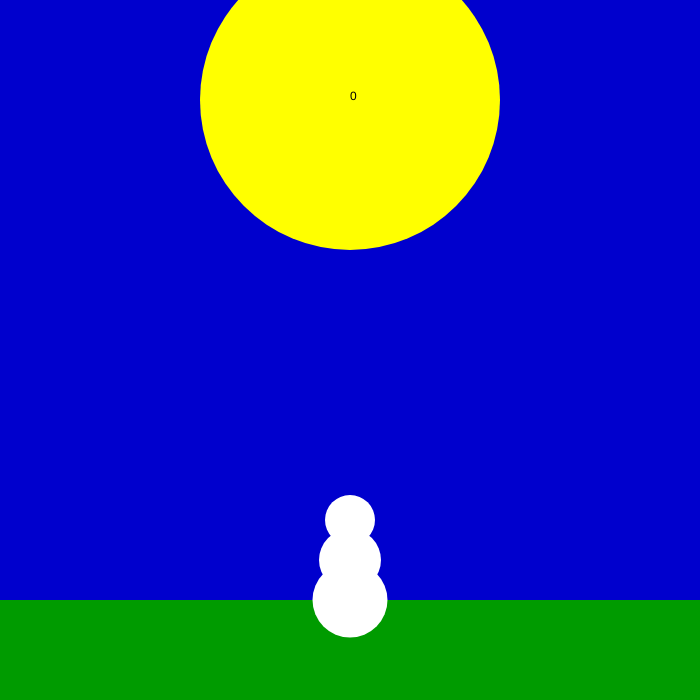
Frame 1 (no input)
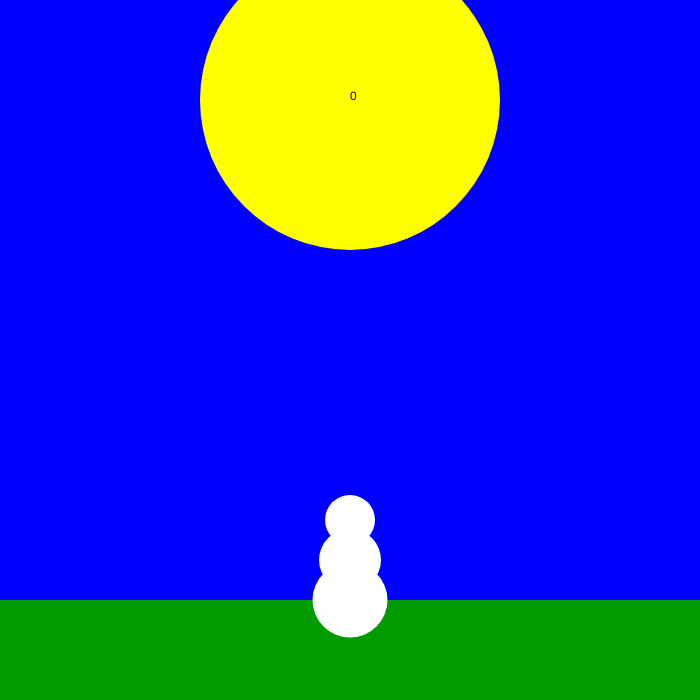
Frame 60 (no input)
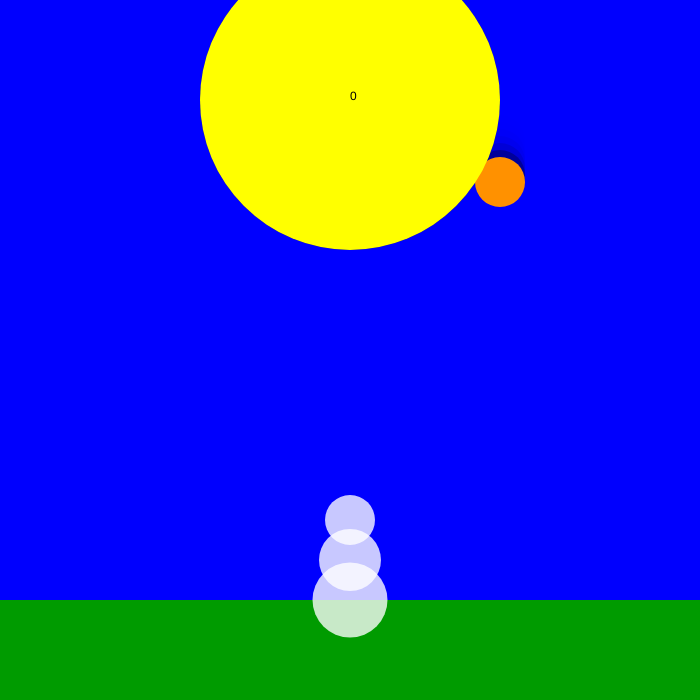
Frame 120 (the mouse pressed at the canvas centre since frame 60)

The p5.js sketch that drew these frames (run headless with seeded random() and noise() and a simulated clock; from frame 60 on, the mouse is pressed at the canvas centre):

// p5.js sketch
// ── sketch.js
function sunPj1(k,l,s){
 ellipse(k,l,s,s)
}
var movey = -200
var movex =350
var x =350
  var y =600
  var jump = 200
  var cooldown = 0
  var health = 3
  var ik = 0
var score = 0

function setup() {
  createCanvas(700, 700);
blendMode(HARD_LIGHT)
  
  noStroke()
}    
function draw() {
  background(0,0,205);
  fill(0,205,0)
  rect(0,600,2000,100)
  fill(255,255,0)
  ellipse(350,100,300,300)
  if(health > 0){
  
  fill(255,255,255,health * 100)
  
    ellipse(x,y,75,75)
  
  ellipse(x,y-40,62,62)
  
    ellipse(x,y-80,50,50)

  
  if(movex>x-50 && movex<x+50 && movey>y-150 && movey<y-37&& ik ==0) 
  {health = health - 1
  ik = ik + 200
  movey = 0
   movex = random(700)
  }
  
 if (ik > 0) {ik = ik - 5}
  
  
  fill(255,200,0)
  sunPj1(movex,movey,50)
  
  
  movey = movey + 7
  fill(0)
  text(score,350,100)
  
  if(jump >0){
  jump = jump - 1
  
  if(jump == 0){
  
    y = 600
    cooldown = 0}
  }
if (movey > 730){
  movey = 0
  movex = random(700)
  score = score + 5
}
  
  }fill(0)
if(health == 0){
  text("YOU LOSE",320,100)
text("score " + score,330,130)
}


}

function keyPressed(){
  if(key == 'w'&& cooldown < 2){
    y =y - 150
    jump = 50
    cooldown = cooldown +1
  }
  if(key== 'a'&& x > 0){
     x=x-30
     }
  if(key == 'd'&& x < 700)
  {
    x=x+30
  }
  
}
